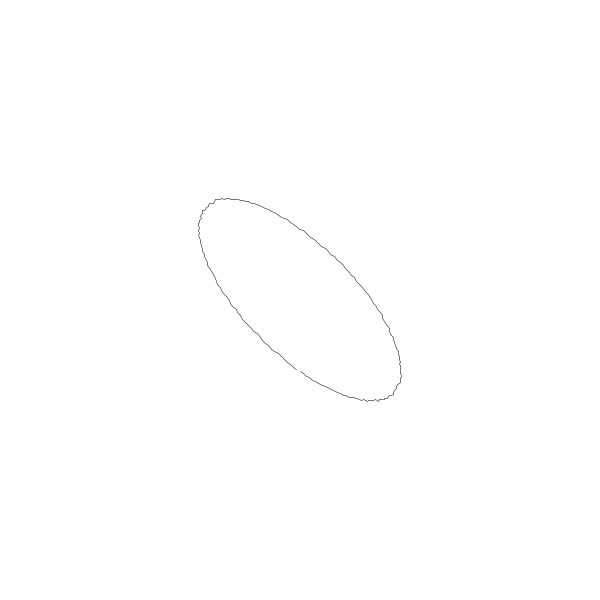
Frame 1 (no input)
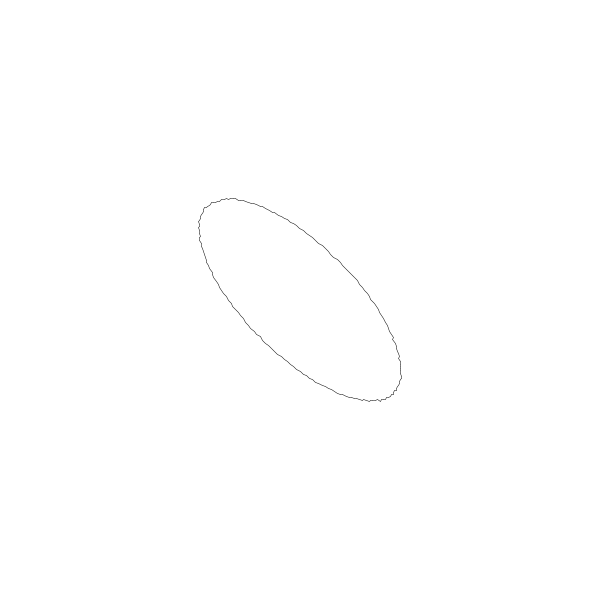
Frame 2 (the mouse pressed at the canvas centre, redrawn once)

The Processing sketch that drew these frames (run headless with seeded random() and noise(); the mouse was pressed at the canvas centre and the sketch redrawn once):

// Processing sketch: v02
// ── v02.pde
Ell e1;
int centX, centY;
float radiusNoise;
float rad;
float lastx = -999;
float lasty = -999;


void setup() {
  size(600, 600);
  background(255);
  strokeWeight(0.5);
  smooth(3);
  noLoop();
  
  centX = centY = 300;
  
  e1 = new Ell(0,0.25*PI,1,1,100);

}

void draw() {
  e1.display();
}

class Ell {
  color col;
  float t;
  float phi1, phi2;
  float w1, w2;
  float r;
  float x,y;
  float rad;
  
  
  Ell(float p1, float p2, float we1, float we2, float radi) {
    //col = color(255,0,0);
    r = radi;
    phi1 = p1;
    phi2 = p2;
    w1 = we1;
    w2 = we2;
    
  }
  
  void display() {

    background(255);
    strokeWeight(0.5);

    for (t = 0; t <= 2*PI; t += PI/100) {
      radiusNoise = random(2);
      rad = r + radiusNoise;
  
      x = centX + (rad*sin(w1*t + phi1));
      y = centY + (rad*sin(w2*t + phi2));
  
      if(lastx > -999) {
        line(x,y,lastx,lasty);

      }
  
      lastx = x;
      lasty = y;
   
    }

  }
  
}
